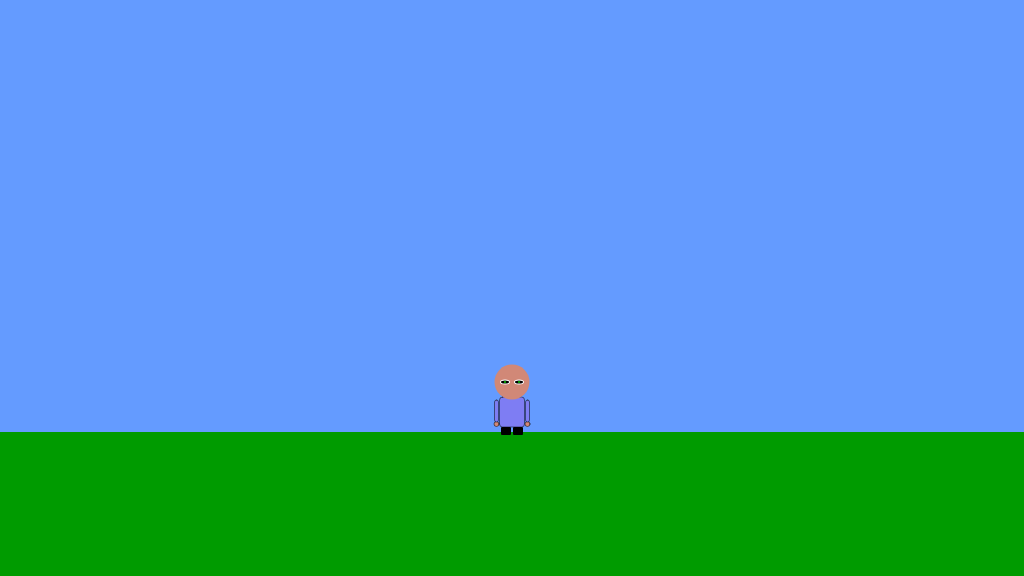
Frame 1 (no input)
Frame 60 (no input): identical to frame 1, image omitted
Frame 120 (the mouse pressed at the canvas centre since frame 60): identical to frame 1, image omitted

The p5.js sketch that drew this single still picture (run headless with seeded random() and noise() and a simulated clock; from frame 60 on, the mouse is pressed at the canvas centre):

// p5.js sketch
// ── sketch.js
/*

The Game Project

Week 3

Game interaction

*/


var gameChar_x;
var gameChar_y;
var floorPos_y;
var isLeft;
var isRight;
var isFalling;
var isPlummeting;


function setup()
{
	createCanvas(1024, 576);
	floorPos_y = height * 3/4;
	gameChar_x = width/2;
	gameChar_y = floorPos_y;
	isLeft = false
	isRight = false
	isFalling = false
	isPlummeting = false
}

function draw()
{

	///////////DRAWING CODE//////////

	background(100,155,255); //fill the sky blue


	noStroke();
	fill(0,155,0);
	rect(0, floorPos_y, width, height - floorPos_y); //draw some green ground

	//draw the canyon


	//the game character
	if(isLeft && isFalling)
	{
		// add your jumping-left code
		//Body
		strokeWeight(0.5);
		stroke(0);
		fill(126, 125, 243); //purple
		rect(gameChar_x - 11.5, gameChar_y - 40, 20, 30, 3);
		//Head
		strokeWeight(0);
		stroke(0);
		fill(209, 136, 119); //skin colour
		ellipse(gameChar_x - 2, gameChar_y - 58	, 35);
		//Left foot
		fill(0); //black
		rect(gameChar_x - 15, gameChar_y - 15, 10, 8, 1);
		//Left eye
		fill(255); //white
		ellipse(gameChar_x - 8, gameChar_y - 50, 10, 5); //eyeball
		fill(0); //black
		ellipse(gameChar_x - 8, gameChar_y - 50, 8, 3); //iris
		fill(0, 205, 0); //green
		ellipse(gameChar_x - 8, gameChar_y - 50, 2, 2); //pupil
		//Left arm
		strokeWeight(0.5);
		stroke(0);
		fill(209, 136, 119); //skin colour
		ellipse(gameChar_x -2, gameChar_y - 12.5, 5, 5); //hand
		fill(126, 125, 243); //purple
		rect(gameChar_x - 4, gameChar_y - 35, 4, 20, 5); //arm
	}
	else if(isRight && isFalling)
	{
		// add your jumping-right code
		//Body
		strokeWeight(0.5);
		stroke(0);
		fill(126, 125, 243); //purple
		rect(gameChar_x - 11.5, gameChar_y - 40, 20, 30, 3);
		//Head
		strokeWeight(0);
		stroke(0);
		fill(209, 136, 119); //skin colour
		ellipse(gameChar_x, gameChar_y - 58	, 35);
		//Right foot
		fill(0); //black
		rect(gameChar_x + 3, gameChar_y - 15, 10, 8, 1);
		//Right eye
		fill(255); //white
		ellipse(gameChar_x + 7, gameChar_y - 50, 10, 5); //eyeball
		fill(0); //black
		ellipse(gameChar_x + 7, gameChar_y - 50, 8, 3); //iris
		fill(0, 205, 0); //green
		ellipse(gameChar_x + 7, gameChar_y - 50, 2, 2); //pupil
		//Right arm
		strokeWeight(0.5);
		stroke(0);
		fill(209, 136, 119); //skin colour
		ellipse(gameChar_x, gameChar_y - 12.5, 5, 5); //hand
		fill(126, 125, 243); //purple
		rect(gameChar_x - 2, gameChar_y - 35, 4, 20, 5); //arm
	}
	else if(isLeft)
	{
		// add your walking left code
		//Body
		strokeWeight(0.5);
		stroke(0);
		fill(126, 125, 243); //purple
		rect(gameChar_x - 8.5, gameChar_y - 35, 20, 30, 3);
		//Head
		strokeWeight(0);
		stroke(0);
		fill(209, 136, 119); //skin colour
		ellipse(gameChar_x + 1, gameChar_y - 50	, 35);
		//Left foot
		fill(0); //black
		rect(gameChar_x - 3, gameChar_y - 5, 10, 8, 1);
		//Left eye
		fill(255); //white
		ellipse(gameChar_x - 7, gameChar_y - 50, 10, 5); //eyeball
		fill(0); //black
		ellipse(gameChar_x - 7, gameChar_y - 50, 8, 3); //iris
		fill(0, 205, 0); //green
		ellipse(gameChar_x - 7, gameChar_y - 50, 2, 2); //pupil
		//Left arm
		strokeWeight(0.5);
		stroke(0);
		fill(209, 136, 119); //skin colour
		ellipse(gameChar_x + 2, gameChar_y - 9.5, 5, 5); //hand
		fill(126, 125, 243); //purple
		rect(gameChar_x, gameChar_y - 32, 4, 20, 5); //arm
	}
	else if(isRight)
	{
		// add your walking right code
		//Body
		strokeWeight(0.5);
		stroke(0);
		fill(126, 125, 243); //purple
		rect(gameChar_x - 8.5, gameChar_y - 35, 20, 30, 3);
		//Head
		strokeWeight(0);
		stroke(0);
		fill(209, 136, 119); //skin colour
		ellipse(gameChar_x + 1, gameChar_y - 50	, 35);
		//Right foot
		fill(0); //black
		rect(gameChar_x - 3, gameChar_y - 5, 10, 8, 1);
		//Right eye
		fill(255); //white
		ellipse(gameChar_x + 7, gameChar_y - 50, 10, 5); //eyeball
		fill(0); //black
		ellipse(gameChar_x + 7, gameChar_y - 50, 8, 3); //iris
		fill(0, 205, 0); //green
		ellipse(gameChar_x + 7, gameChar_y - 50, 2, 2); //pupil
		//Right arm
		strokeWeight(0.5);
		stroke(0);
		fill(209, 136, 119); //skin colour
		ellipse(gameChar_x + 2, gameChar_y - 9.5, 5, 5); //hand
		fill(126, 125, 243); //purple
		rect(gameChar_x, gameChar_y - 32, 4, 20, 5); //arm
	}
	else if(isFalling || isPlummeting)
	{
		// add your jumping facing forwards code
		//Body
		strokeWeight(0.5);
		stroke(0);
		fill(126, 125, 243); //purple
		rect(gameChar_x - 12.5, gameChar_y - 40, 25, 30, 3);
		//Head
		strokeWeight(0);
		stroke(0);
		fill(209, 136, 119); //skin colour
		ellipse(gameChar_x, gameChar_y - 58	, 35);
		//Left foot
		fill(0); //black
		rect(gameChar_x - 11, gameChar_y - 15, 10, 8, 1);
		//Right foot
		fill(0); //black
		rect(gameChar_x + 1, gameChar_y - 15, 10, 8, 1);
		//Left eye
		fill(255); //white
		ellipse(gameChar_x - 7, gameChar_y - 50, 10, 5); //eyeball
		fill(0); //black
		ellipse(gameChar_x - 7, gameChar_y - 50, 8, 3); //iris
		fill(0, 205, 0) //green
		ellipse(gameChar_x - 7, gameChar_y - 50, 2, 2); //pupil
		//Right eye
		fill(255); //white
		ellipse(gameChar_x + 7, gameChar_y - 50, 10, 5); //eyeball
		fill(0); //black
		ellipse(gameChar_x + 7, gameChar_y - 50, 8, 3); //iris
		fill(0, 205, 0) //green
		ellipse(gameChar_x + 7, gameChar_y - 50, 2, 2); //pupil
		//Left arm
		strokeWeight(0.5);
		stroke(0);
		fill(126, 125, 243); //purple
		rect(gameChar_x - 17.5, gameChar_y - 37, 4, 15, 20); //arm
		fill(209, 136, 119); //skin colour
		ellipse(gameChar_x - 15.5, gameChar_y - 22, 5, 5); //hand
		//Right arm
		strokeWeight(0.5);
		stroke(0);
		fill(126, 125, 243); //purple
		rect(gameChar_x + 13.5, gameChar_y - 37, 4, 15, 20); //arm
		fill(209, 136, 119); //skin colour
		ellipse(gameChar_x + 15.5, gameChar_y - 22, 5, 5); //hand
	}
	else
	{
		// add your standing front facing code
		//Body
		strokeWeight(0.5);
		stroke(0);
		fill(126, 125, 243); //purple
		rect(gameChar_x - 12.5, gameChar_y - 35, 25, 30, 3);
		//Head
		strokeWeight(0);
		stroke(0);
		fill(209, 136, 119); //skin colour
		ellipse(gameChar_x, gameChar_y - 50	, 35);
		//Left foot
		fill(0); //black
		rect(gameChar_x - 11, gameChar_y - 5, 10, 8, 1);
		//Right foot
		fill(0); //black
		rect(gameChar_x + 1, gameChar_y - 5, 10, 8, 1);
		//Left eye
		fill(255); //white
		ellipse(gameChar_x - 7, gameChar_y - 50, 10, 5); //eyeball
		fill(0); //black
		ellipse(gameChar_x - 7, gameChar_y - 50, 8, 3); //iris
		fill(0, 205, 0); //green
		ellipse(gameChar_x - 7, gameChar_y - 50, 2, 2); //pupil
		//Right eye
		fill(255); //white
		ellipse(gameChar_x + 7, gameChar_y - 50, 10, 5); //eyeball
		fill(0); //black
		ellipse(gameChar_x + 7, gameChar_y - 50, 8, 3); //iris
		fill(0, 205, 0); //green
		ellipse(gameChar_x + 7, gameChar_y - 50, 2, 2); //pupil
		//Left arm
		strokeWeight(0.5);
		stroke(0);
		fill(209, 136, 119); //skin colour
		ellipse(gameChar_x - 15.5, gameChar_y - 8, 5, 5); //hand
		fill(126, 125, 243); //purple
		rect(gameChar_x - 17.5, gameChar_y - 32, 4, 22, 20); //arm
		//Right arm
		strokeWeight(0.5);
		stroke(0);
		fill(209, 136, 119); //skin colour
		ellipse(gameChar_x + 15.5, gameChar_y - 8, 5, 5); //hand
		fill(126, 125, 243); //purple
		rect(gameChar_x + 13.5, gameChar_y - 32, 4, 22, 20); //arm
	}

	///////////INTERACTION CODE//////////
	//Put conditional statements to move the game character below here
	
	//moves character left
	if(isLeft == true)
	{
		gameChar_x -= 1;
	}
	//moves character right
	if(isRight == true)
	{
		gameChar_x +=1;
	}

	if(gameChar_y < floorPos_y)
	{
		isFalling = true;
		gameChar_y += 5 ;
	}
	
	else
	{
		isFalling = false;
	}
}


function keyPressed()
{
	// if statements to control the animation of the character when
	// keys are pressed.

	//left arrow pressed
	if(keyCode == 37)
	{
		console.log("left arrow pressed");
		isLeft = true;
	}
	//right arrow pressed
	else if(keyCode == 39)
	{
		console.log("right arrow pressed");
		isRight = true;
	}
	//spacebar pressed
	else if (keyCode == 32)
	{
		console.log("spacebarispressed")
		if(gameChar_y == floorPos_y)
		gameChar_y -= 100;
	}
}

function keyReleased()
{
	// if statements to control the animation of the character when
	// keys are released.

	//left arrow released
	if(keyCode == 37)
	{
		console.log("left arrow released");
		isLeft = false;
	}
	//right arrow released
	else if(keyCode == 39)
	{
		console.log("right arrow released");
		isRight = false;
	}
	//spacebar released
	else if (keyCode == 32)
	{
		console.log("spacebarispressed")
	}
}
